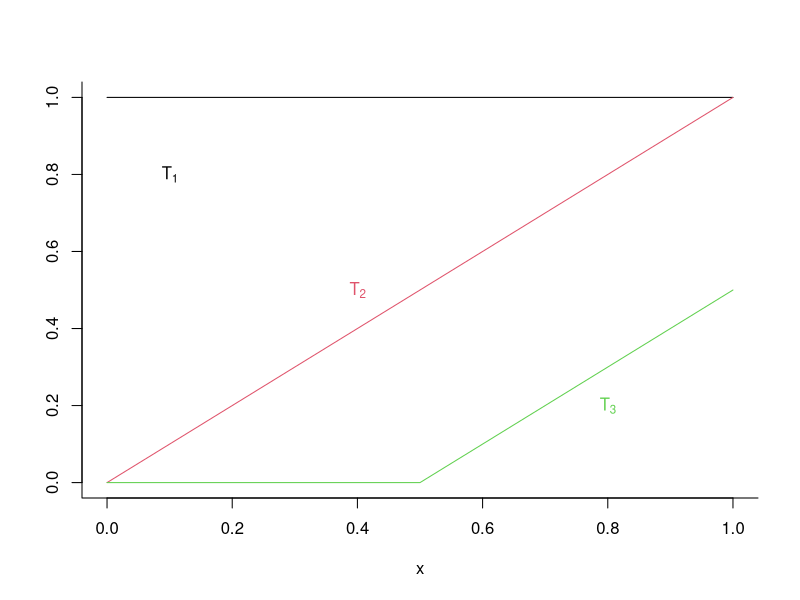
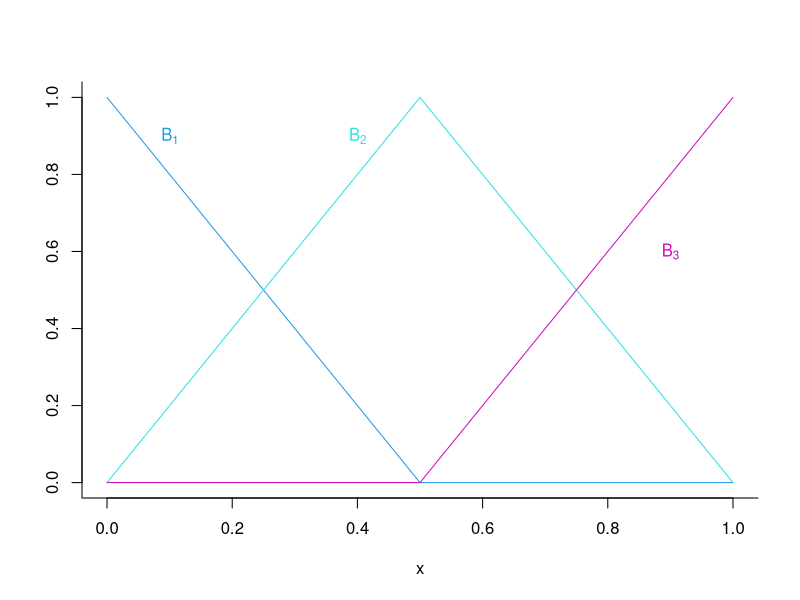
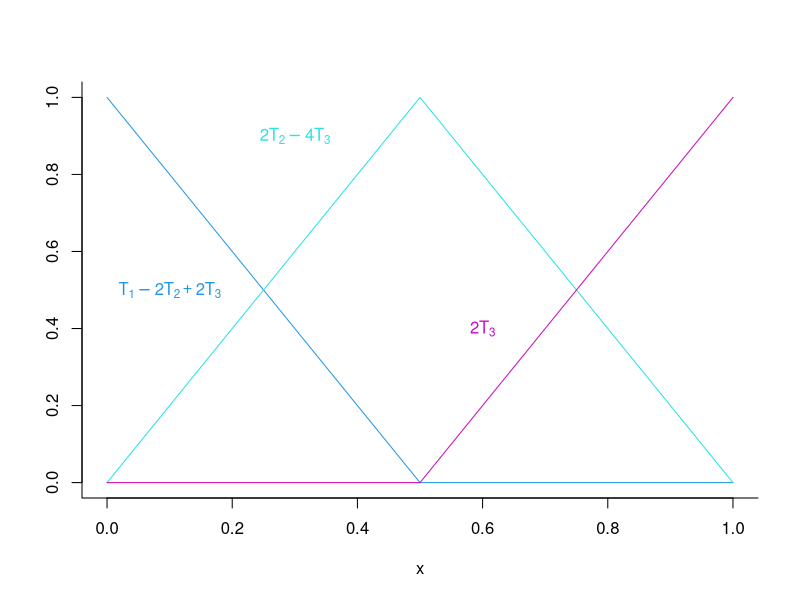
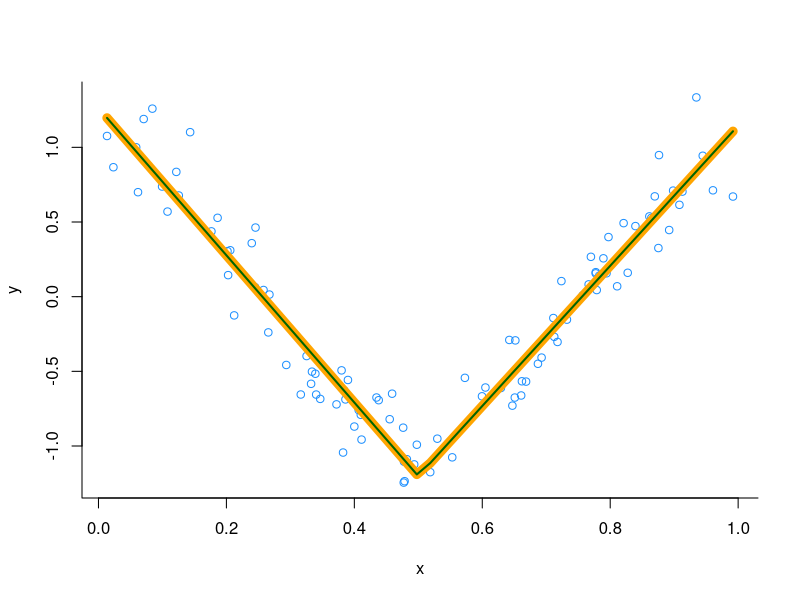

Reproduce these figures in R, in order.
## ---- chunk 1
knitr::opts_chunk$set(echo = TRUE)
knitr::opts_chunk$set(warning = FALSE, message = FALSE)
knitr::opts_chunk$set(fig.pos = 'H')
## ---- chunk 2
ng <- 101
xg <- seq(0,1, length = ng)
T1g <- rep(1,ng)
T2g <- xg
T3g <- (xg-0.5)*(xg-0.5>0)
B1g <- (1-2*xg)*(1-2*xg>0)
B2g <- 1-abs(2*xg-1)
B3g <- 2*T3g

par(mflow = c(2,1))

plot(0, type = 'n',
     xlim = c(0,1),
     ylim = c(0,1),
     xlab = 'x',
     ylab = '',
     bty = 'l')

lines(xg, T1g, col = 1)
lines(xg, T2g, col = 2)
lines(xg, T3g, col = 3)

text(0.1,0.8, expression(T[1]), col = 1)
text(0.4,0.5, expression(T[2]), col = 2)
text(0.8,0.2, expression(T[3]), col = 3)

plot(0, type = 'n',
     xlim = c(0,1),
     ylim = c(0,1),
     xlab = 'x',
     ylab = '',
     bty = 'l')

lines(xg, B1g, col = 4)
lines(xg, B2g, col = 5)
lines(xg, B3g, col = 6)

text(0.1,0.9, expression(B[1]), col = 4)
text(0.4,0.9, expression(B[2]), col = 5)
text(0.9,0.6, expression(B[3]), col = 6)
## ---- chunk 3
plot (0, type = 'n', 
      xlim=c(0,1), 
      ylim=c(0,1), 
      xlab='x', 
      ylab='',
      bty='l')

lines(xg, T1g-2*T2g+2*T3g, col = 4)
lines(xg, 2*T2g-4*T3g, col = 5)
lines(xg, 2*T3g, col = 6)

text(0.1, 0.5, expression(T[1]-2*T[2]+2*T[3]), col = 4)
text(0.3, 0.9, expression(2*T[2]-4*T[3]), col = 5)
text(0.6, 0.4, expression(2*T[3]), col = 6)
## ---- chunk 4
LTB = matrix(c(1,0,0,
              -2,2,0,
               2,-4,2), byrow = T, ncol = 3)
## ---- chunk 5
det(LTB)
## ---- chunk 6

par(mfrow = c(1,1))
set.seed(1)
n = 100
x = sort(runif(100))
y = cos(2*pi*x)  + 0.2*rnorm(n)

plot(x, y, 
     col = 'dodgerblue', 
     bty = 'l')

XT = cbind(rep(1,n), 
            x, 
            (2*x-1)*(2*x-1>0))

XB = cbind((1-2*x)*(1-2*x>0), 
            1 - abs(2*x-1),
            (2*x-1)*(2*x-1>0))

fitT = lm(y ~ -1+XT)
fitB = lm(y ~ -1+XB)

lines(x, fitted(fitT), col = 'orange', lwd = 9)
lines(x, fitted(fitB), col = 'darkgreen', lwd = 2)
